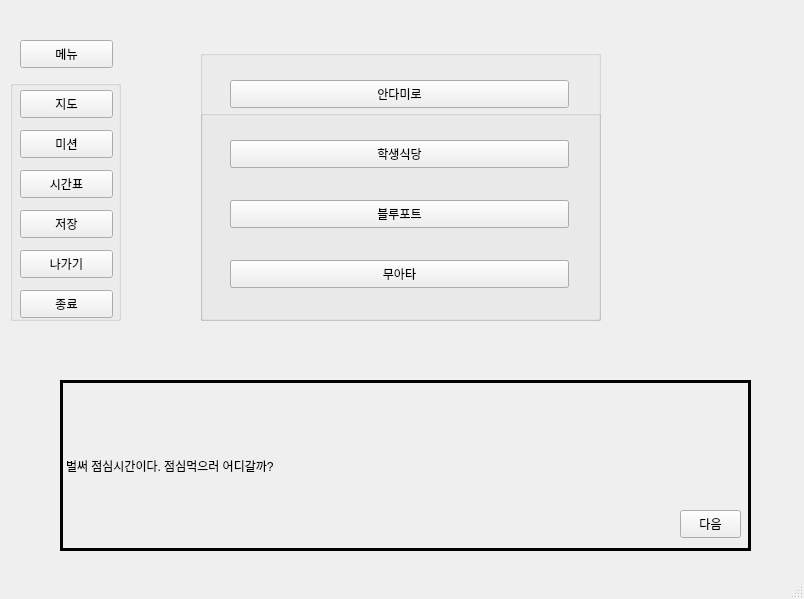
<?xml version="1.0" encoding="UTF-8"?>
<ui version="4.0">
 <class>SSG</class>
 <widget class="QMainWindow" name="SSG">
  <property name="geometry">
   <rect>
    <x>0</x>
    <y>0</y>
    <width>804</width>
    <height>599</height>
   </rect>
  </property>
  <property name="windowTitle">
   <string>SSG</string>
  </property>
  <widget class="QWidget" name="centralwidget">
   <widget class="QPushButton" name="menu">
    <property name="geometry">
     <rect>
      <x>20</x>
      <y>40</y>
      <width>93</width>
      <height>28</height>
     </rect>
    </property>
    <property name="text">
     <string>메뉴</string>
    </property>
   </widget>
   <widget class="QGroupBox" name="menuBox">
    <property name="geometry">
     <rect>
      <x>10</x>
      <y>80</y>
      <width>111</width>
      <height>241</height>
     </rect>
    </property>
    <property name="title">
     <string/>
    </property>
    <widget class="QPushButton" name="map">
     <property name="geometry">
      <rect>
       <x>10</x>
       <y>10</y>
       <width>93</width>
       <height>28</height>
      </rect>
     </property>
     <property name="text">
      <string>지도</string>
     </property>
    </widget>
    <widget class="QPushButton" name="mission">
     <property name="geometry">
      <rect>
       <x>10</x>
       <y>50</y>
       <width>93</width>
       <height>28</height>
      </rect>
     </property>
     <property name="text">
      <string>미션</string>
     </property>
    </widget>
    <widget class="QPushButton" name="save">
     <property name="geometry">
      <rect>
       <x>10</x>
       <y>130</y>
       <width>93</width>
       <height>28</height>
      </rect>
     </property>
     <property name="text">
      <string>저장</string>
     </property>
    </widget>
    <widget class="QPushButton" name="exit">
     <property name="geometry">
      <rect>
       <x>10</x>
       <y>210</y>
       <width>93</width>
       <height>28</height>
      </rect>
     </property>
     <property name="text">
      <string>종료</string>
     </property>
    </widget>
    <widget class="QPushButton" name="time">
     <property name="geometry">
      <rect>
       <x>10</x>
       <y>90</y>
       <width>93</width>
       <height>28</height>
      </rect>
     </property>
     <property name="text">
      <string>시간표</string>
     </property>
    </widget>
    <widget class="QPushButton" name="out_btn">
     <property name="geometry">
      <rect>
       <x>10</x>
       <y>170</y>
       <width>93</width>
       <height>28</height>
      </rect>
     </property>
     <property name="text">
      <string>나가기</string>
     </property>
    </widget>
   </widget>
   <widget class="QLabel" name="chat">
    <property name="geometry">
     <rect>
      <x>60</x>
      <y>380</y>
      <width>691</width>
      <height>171</height>
     </rect>
    </property>
    <property name="frameShape">
     <enum>QFrame::Box</enum>
    </property>
    <property name="lineWidth">
     <number>3</number>
    </property>
    <property name="midLineWidth">
     <number>3</number>
    </property>
    <property name="text">
     <string>벌써 점심시간이다. 점심먹으러 어디갈까?</string>
    </property>
   </widget>
   <widget class="QPushButton" name="nextButton">
    <property name="geometry">
     <rect>
      <x>680</x>
      <y>510</y>
      <width>61</width>
      <height>28</height>
     </rect>
    </property>
    <property name="text">
     <string>다음</string>
    </property>
   </widget>
   <widget class="QGroupBox" name="optionBox">
    <property name="geometry">
     <rect>
      <x>200</x>
      <y>110</y>
      <width>401</width>
      <height>211</height>
     </rect>
    </property>
    <property name="font">
     <font>
      <kerning>true</kerning>
     </font>
    </property>
    <property name="title">
     <string/>
    </property>
    <property name="flat">
     <bool>false</bool>
    </property>
    <property name="checkable">
     <bool>false</bool>
    </property>
    <property name="checked">
     <bool>false</bool>
    </property>
    <widget class="QPushButton" name="hillUpButton">
     <property name="geometry">
      <rect>
       <x>30</x>
       <y>30</y>
       <width>339</width>
       <height>28</height>
      </rect>
     </property>
     <property name="text">
      <string>언덕 위에 있는</string>
     </property>
    </widget>
    <widget class="QPushButton" name="hillButton">
     <property name="geometry">
      <rect>
       <x>30</x>
       <y>90</y>
       <width>339</width>
       <height>28</height>
      </rect>
     </property>
     <property name="text">
      <string>언덕에 있는</string>
     </property>
    </widget>
    <widget class="QPushButton" name="hillDownButton">
     <property name="geometry">
      <rect>
       <x>30</x>
       <y>150</y>
       <width>339</width>
       <height>28</height>
      </rect>
     </property>
     <property name="text">
      <string>언덕 아래에 있는</string>
     </property>
    </widget>
   </widget>
   <widget class="QGroupBox" name="optionBox_2">
    <property name="geometry">
     <rect>
      <x>200</x>
      <y>50</y>
      <width>401</width>
      <height>271</height>
     </rect>
    </property>
    <property name="font">
     <font>
      <kerning>true</kerning>
     </font>
    </property>
    <property name="title">
     <string/>
    </property>
    <property name="flat">
     <bool>false</bool>
    </property>
    <property name="checkable">
     <bool>false</bool>
    </property>
    <property name="checked">
     <bool>false</bool>
    </property>
    <widget class="QPushButton" name="andamiroButton">
     <property name="geometry">
      <rect>
       <x>30</x>
       <y>30</y>
       <width>339</width>
       <height>28</height>
      </rect>
     </property>
     <property name="text">
      <string>안다미로</string>
     </property>
    </widget>
    <widget class="QPushButton" name="hillButton_3">
     <property name="geometry">
      <rect>
       <x>30</x>
       <y>90</y>
       <width>339</width>
       <height>28</height>
      </rect>
     </property>
     <property name="text">
      <string>학생식당</string>
     </property>
    </widget>
    <widget class="QPushButton" name="hillDownButton_3">
     <property name="geometry">
      <rect>
       <x>30</x>
       <y>150</y>
       <width>339</width>
       <height>28</height>
      </rect>
     </property>
     <property name="text">
      <string>블루포트</string>
     </property>
    </widget>
    <widget class="QPushButton" name="hillUpButton_5">
     <property name="geometry">
      <rect>
       <x>30</x>
       <y>210</y>
       <width>339</width>
       <height>28</height>
      </rect>
     </property>
     <property name="text">
      <string>무아타</string>
     </property>
    </widget>
   </widget>
  </widget>
  <widget class="QStatusBar" name="statusbar"/>
 </widget>
 <resources/>
 <connections/>
</ui>
